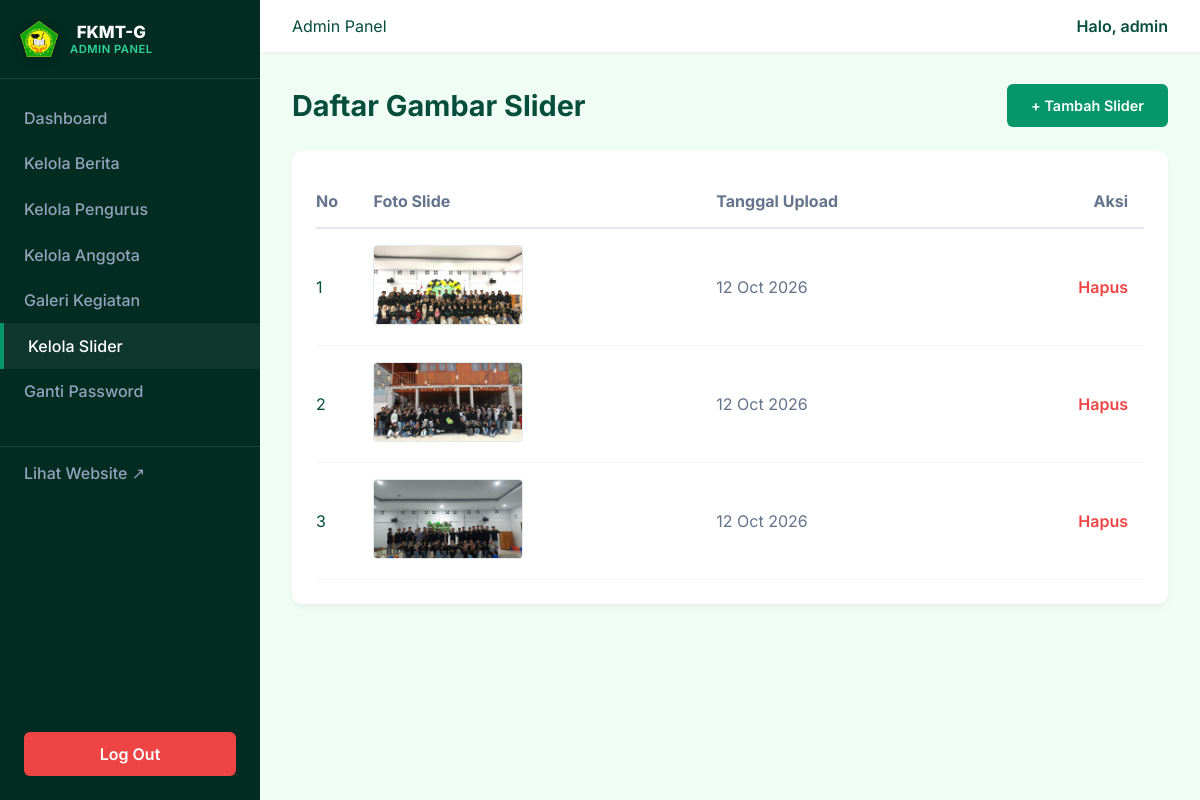
The app's page /admin/slider (signed in) with its own data.
### tables this page shows
CREATE TABLE `slider` (
  `id` int(11) NOT NULL AUTO_INCREMENT,
  `foto` varchar(255) NOT NULL,
  `created_at` timestamp NULL DEFAULT current_timestamp(),
  PRIMARY KEY (`id`)
);

### app/Controllers/AdminController.php (called while the page is built, shortened)
<?php
class AdminController {
    public function slider() {
        require_once __DIR__ . '/../../app/Models/Slider.php';
        $sliderModel = new \app\Models\Slider();
        $sliders = $sliderModel->readAll();
        require_once __DIR__ . '/../../views/admin/slider_index.php';
    }
}

### public/index.php (called while the page is built, shortened)
<?php
spl_autoload_register(function ($class) {
    $file = __DIR__ . '/../' . str_replace('\\', '/', $class) . '.php';
});
require_once __DIR__ . '/../routes/web.php';

### app/Config/Env.php (called while the page is built, shortened)
<?php
class Env {
    public static function load($path = null) {
        if ($path === null) {
            $path = dirname(__DIR__, 2) . '/.env';
        }
        if (!file_exists($path)) {
            return false;
        }
        return true;
    }
    public static function get($key, $default = null) {
        $value = getenv($key);
        if (is_string($value)) {
            $lower = strtolower($value);
            if ($lower === 'false') return false;
        }
        return $value;
    }
}

### app/Models/Slider.php (called while the page is built, shortened)
<?php
class Slider {
    private $conn;
    private $table_name = "slider";
    public function __construct() {
        $database = new Database();
        $this->conn = $database->getConnection();
    }
    public function readAll() {
        $query = "SELECT * FROM " . $this->table_name . " ORDER BY created_at DESC";
        $stmt = $this->conn->prepare($query);
        $stmt->execute();
        return $stmt->fetchAll(PDO::FETCH_ASSOC);
    }
}

### app/Config/Database.php (called while the page is built, shortened)
<?php
class Database {
    private $host;
    private $port;
    private $db_name;
    private $username;
    private $password;
    public function __construct() {
        $this->host = Env::get('DB_HOST', '127.0.0.1');
        $this->port = Env::get('DB_PORT', '3306');
        $this->db_name = Env::get('DB_NAME', 'fkmtg_db');
        $this->username = Env::get('DB_USER', 'root');
        $this->password = Env::get('DB_PASS', '');
    }
    public function getConnection() {
        $this->conn = null;
        try {
            $dsn = "mysql:host=" . $this->host . ";port=" . $this->port . ";dbname=" . $this->db_name . ";charset=utf8mb4";
            $this->conn = new PDO($dsn, $this->username, $this->password);
            $this->conn->setAttribute(PDO::ATTR_ERRMODE, PDO::ERRMODE_EXCEPTION);
            $this->conn->setAttribute(PDO::ATTR_DEFAULT_FETCH_MODE, PDO::FETCH_ASSOC);
        } catch(PDOException $exception) {
            if (Env::get('APP_DEBUG', true)) {
                echo "Koneksi Database Gagal: " . $exception->getMessage();
            } else {
                echo "Terjadi kendala pada koneksi basis data. Silakan hubungi administrator.";
            }
        }
        return $this->conn;
    }
}

### views/admin/slider_index.php (the view, shortened to what this page needs)
<div style="display: flex; justify-content: space-between; align-items: center; margin-bottom: 1.5rem;">
    <h1 class="page-title" style="margin-bottom:0;">Daftar Gambar Slider</h1>
    <a href="/admin/slider/tambah" class="btn-primary" style="padding: 0.8rem 1.5rem; font-size: 0.9rem;">+ Tambah Slider</a>
</div>
<div class="card">
    <table style="width: 100%; border-collapse: collapse; text-align: left;">
        <thead>
            <tr style="border-bottom: 2px solid #E2E8F0; color: #64748B;">
                <th style="padding: 1rem 0;">No</th>
                <th style="padding: 1rem;">Foto Slide</th>
                <th style="padding: 1rem;">Tanggal Upload</th>
                <th style="padding: 1rem; text-align: right;">Aksi</th>
            </tr>
        </thead>
        <tbody>
            <?php if(empty($sliders)): ?>
                <tr>
                    <td colspan="4" style="text-align:center; padding: 2rem;">Belum ada foto slider.</td>
                </tr>
            <?php else: ?>
                <?php $no = 1; foreach($sliders as $s): ?>
                <tr style="border-bottom: 1px solid #F1F5F9;">
                    <td style="padding: 1rem 0;"><?= $no++ ?></td>
                    <td style="padding: 1rem;">
                        <img src="/assets/images/slider/<?= htmlspecialchars($s['foto']) ?>" alt="Slider" style="width: 150px; height: 80px; object-fit: cover; border-radius: 4px; border: 1px solid #E2E8F0;">
                    </td>
                    <td style="padding: 1rem; color: #64748B;"><?= date('d M Y', strtotime($s['created_at'])) ?></td>
                    <td style="padding: 1rem; text-align: right;">
                        <a href="/admin/slider/hapus/<?= $s['id'] ?>" class="btn-delete" style="color: #EF4444; text-decoration: none; font-weight:600;">Hapus</a>
                    </td>
                </tr>
                <?php endforeach; ?>
            <?php endif; ?>
        </tbody>
    </table>
</div>
<?php require_once __DIR__ . '/../layouts/master_admin.php'; ?>

### public/assets/css/admin.css (style rules this page uses)
:root { --primary: #059669; --dark: #064E3B; --light: #F0FDF4; --sidebar: #022C22; --text-muted: #64748B; }
* { margin: 0; padding: 0; box-sizing: border-box; font-family: 'Inter', sans-serif; }
body { background: var(--light); color: var(--dark); display: flex; min-height: 100vh; }
.page-title { font-size: 1.8rem; margin-bottom: 1.5rem; color: var(--dark); }
.card { background: white; border-radius: 10px; padding: 1.5rem; box-shadow: 0 4px 6px -1px rgba(0,0,0,0.05); }
.btn-primary { display: inline-block; background-color: var(--primary); color: white; padding: 0.6rem 1.2rem; border-radius: 6px; text-decoration: none; font-weight: 600; transition: background-color 0.2s ease; border: none; cursor: pointer; }

### records on screen
slider: foto (picture), created_at "12 Oct 2026"
slider: foto (picture), created_at "12 Oct 2026"
slider: foto (picture), created_at "12 Oct 2026"

### other values on screen
$_SESSION['admin_username'] "admin"
